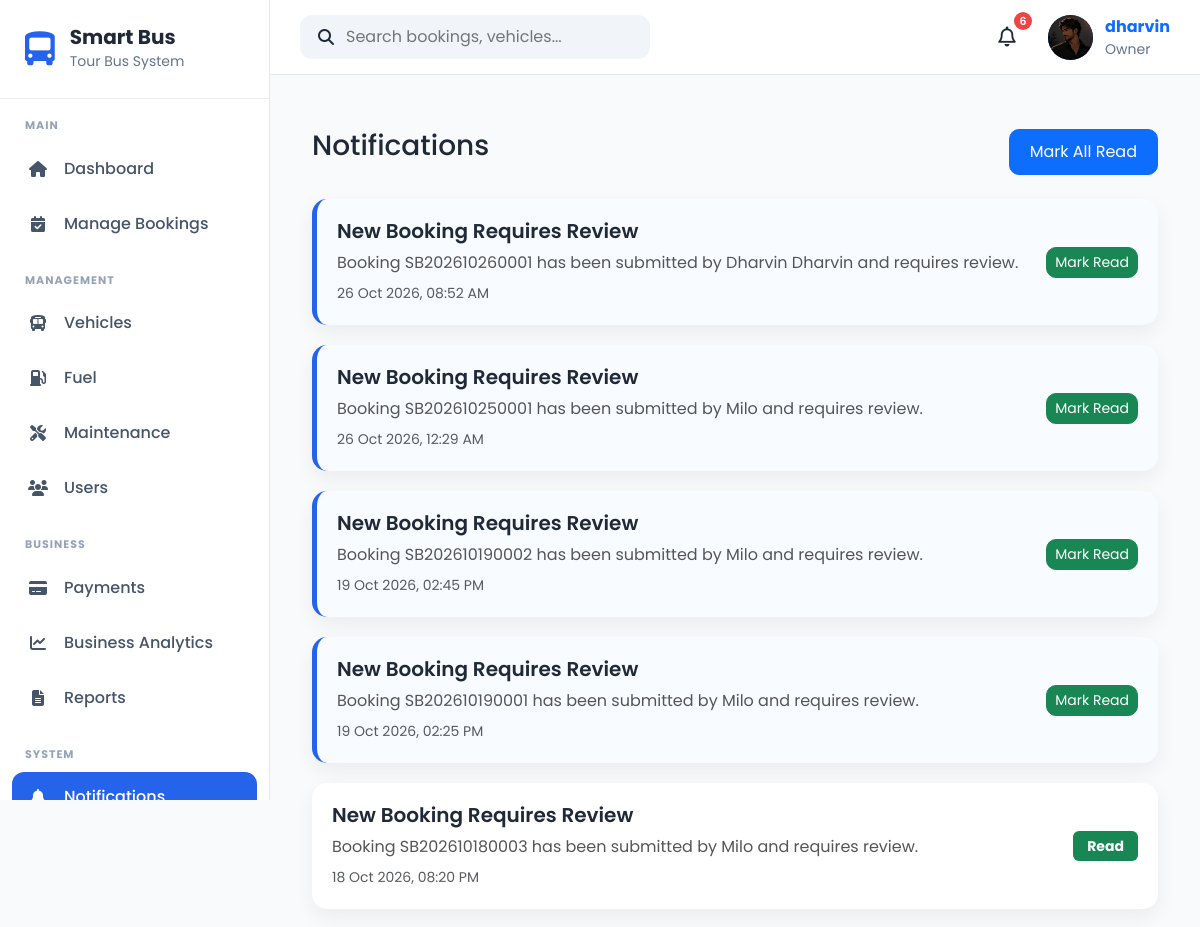
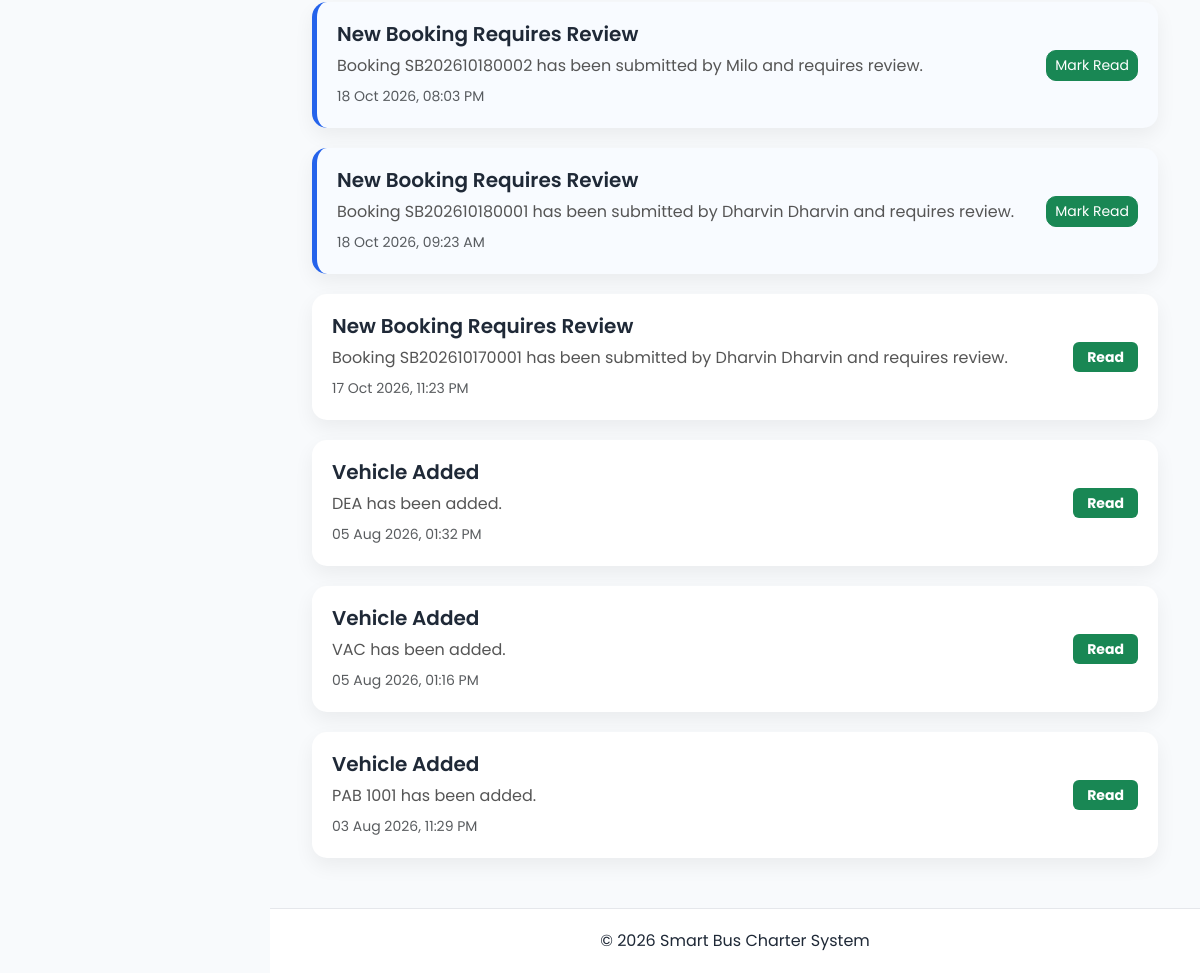
The app's page /notifications/ (signed in) with its own data (2 pictures, top to bottom).
### apps/accounts/models.py (models this page shows, shortened)
class UserProfile(models.Model):
    OWNER = "Owner"
    ADMIN = "Admin"
    DRIVER = "Driver"
    CUSTOMER = "Customer"
    ROLE_CHOICES = [
        (OWNER, "Owner"),
        (ADMIN, "Admin"),
        (DRIVER, "Driver"),
        (CUSTOMER, "Customer"),
    ]
    GENDER_CHOICES = [
        ("Male", "Male"),
        ("Female", "Female"),
        ("Other", "Other"),
    ]
    user = models.OneToOneField(
        User,
        on_delete=models.CASCADE,
        related_name="profile"
    )
    role = models.CharField(
        max_length=20,
        choices=ROLE_CHOICES,
        default=CUSTOMER
    )
    phone = models.CharField(
        max_length=20,
        blank=True
    )
    address = models.TextField(
        blank=True
    )
    city = models.CharField(
        max_length=100,
        blank=True
    )
    state = models.CharField(
        max_length=100,
        blank=True
    )
    postcode = models.CharField(
        max_length=20,
        blank=True
    )
    country = models.CharField(
        max_length=100,
        default="Malaysia"
    )
    gender = models.CharField(
        max_length=10,
        choices=GENDER_CHOICES,
        blank=True
    )
    profile_picture = models.ImageField(
        upload_to="profile_pictures/",
        blank=True,
        null=True
    )
    must_change_password = models.BooleanField(default=False)
    created_at = models.DateTimeField(
        auto_now_add=True
    )
    updated_at = models.DateTimeField(
        auto_now=True
    )

### apps/notifications/models.py (models this page shows, shortened)
class NotificationRecipient(models.Model):
    notification = models.ForeignKey(
        Notification,
        on_delete=models.CASCADE,
        related_name="recipients"
    )
    user = models.ForeignKey(
        User,
        on_delete=models.CASCADE,
        related_name="notification_recipients"
    )
    is_read = models.BooleanField(
        default=False
    )
    read_at = models.DateTimeField(
        blank=True,
        null=True
    )
    class Meta:
        unique_together = ("notification", "user")

class Notification(models.Model):
    INFO = "info"
    SUCCESS = "success"
    WARNING = "warning"
    DANGER = "danger"
    TYPE_CHOICES = [
        (INFO, "Info"),
        (SUCCESS, "Success"),
        (WARNING, "Warning"),
        (DANGER, "Danger"),
    ]
    BOOKING = "booking"
    VEHICLE = "vehicle"
    CUSTOMER = "customer"
    DRIVER = "driver"
    PAYMENT = "payment"
    FUEL = "fuel"
    MAINTENANCE = "maintenance"
    AI = "ai"
    SYSTEM = "system"
    CATEGORY_CHOICES = [
        (BOOKING, "Booking"),
        (VEHICLE, "Vehicle"),
        (CUSTOMER, "Customer"),
        (DRIVER, "Driver"),
        (PAYMENT, "Payment"),
        (FUEL, "Fuel"),
        (MAINTENANCE, "Maintenance"),
        (AI, "AI Prediction"),
        (SYSTEM, "System"),
    ]
    title = models.CharField(
        max_length=200
    )
    message = models.TextField()
    category = models.CharField(
        max_length=30,
        choices=CATEGORY_CHOICES,
        default=SYSTEM
    )
    notification_type = models.CharField(
        max_length=20,
        choices=TYPE_CHOICES,
        default=INFO
    )
    link = models.CharField(
        max_length=300,
        blank=True
    )
    created_at = models.DateTimeField(
        auto_now_add=True
    )
    class Meta:
        ordering = ["-created_at"]

### apps/notifications/views.py (the view)
@login_required
def notification_list(request):
    notifications = (
        NotificationRecipient.objects
        .filter(user=request.user)
        .select_related("notification")
        .order_by("-notification__created_at")
    )
    return render(
        request,
        "notifications/notification_list.html",
        {
            "notifications": notifications
        }
    )

### apps/accounts/context_processors.py (called while the page is built)
def user_role(request):
    role = None
    if request.user.is_authenticated:
        try:
            role = request.user.profile.role
        except Exception:
            role = None
    return {
        "user_role": role
    }

### apps/notifications/context_processors.py (called while the page is built)
def notification_context(request):
    if not request.user.is_authenticated:
        return {}
    notifications = (
        NotificationRecipient.objects
        .filter(user=request.user)
        .select_related("notification")
        .order_by("-notification__created_at")[:5]
    )
    unread_count = (
        NotificationRecipient.objects
        .filter(
            user=request.user,
            is_read=False
        )
        .count()
    )
    return {
        "navbar_notifications": notifications,
        "unread_notifications": unread_count,
    }

### templates/notifications/notification_list.html (shortened to what this page needs)
{% extends "layouts/base.html" %}
{% load static %}
{% block extra_css %}
<link rel="stylesheet" href="{% static 'css/notifications.css' %}">
{% endblock %}
{% block content %}
<div class="container mt-4">
    <div class="d-flex justify-content-between mb-4">
        <h3>
            Notifications
        </h3>
        <a
            href="{% url 'notifications:read_all' %}"
            class="btn btn-primary"
        >
            Mark All Read
        </a>
    </div>
{% for item in notifications %}
<div class="notification-card {% if not item.is_read %}unread{% endif %}">
    <div class="notification-content">
        <h5>{{ item.notification.title }}</h5>
        <p>{{ item.notification.message }}</p>
        <small class="text-muted">
            {{ item.notification.created_at|date:"d M Y, h:i A" }}
        </small>
    </div>
    <div class="notification-actions">
        {% if not item.is_read %}
            <a href="{% url 'notifications:read' item.pk %}"
               class="btn btn-success btn-sm">
                Mark Read
            </a>
        {% else %}
            <span class="badge bg-success">
                Read
            </span>
        {% endif %}
    </div>
</div>
{% empty %}
<div class="alert alert-info">
    No notifications available.
</div>
{% endfor %}
</div>
{% endblock %}

### templates/components/navbar.html (shortened to what this page needs)
{% load static %}
<nav class="navbar-custom">
    <div class="navbar-left">
        <div class="search-box">
            <i class="fa-solid fa-magnifying-glass"></i>
            <input
                type="text"
                placeholder="Search bookings, vehicles..."
            >
        </div>
    </div>
    <div class="navbar-right">
            <div class="notification-icon">
                <button
                    class="notification-btn"
                    id = "notificationBtn">
                    <i class="fa-regular fa-bell"></i>
                    <span
                        class="notification-count"
                        id="notificationCount"
                         {% if unread_notifications == 0 %}style="display:none;"{% endif %}>
                        {{ unread_notifications }}
                    </span>
                </button>
            </div>
        <a href="{% url 'accounts:profile' %}" class="profile-link">
            <div class="profile-menu">
                {% if request.user.profile.profile_picture %}
                    <img
                        src="{{ request.user.profile.profile_picture.url }}"
                        alt="Profile Picture"
                        class="profile-avatar profile-image"
                    >
                {% else %}
                    <div class="profile-avatar">
                        {{ request.user.username|first|upper }}
                    </div>
                {% endif %}
                <div class="profile-info">
                    <strong>{{ request.user.username }}</strong>
                    <small>
                        {{ request.user.profile.role|default:"User" }}
                    </small>
                </div>
            </div>
        </a>
    </div>
</nav>

### static/css/base.css (style rules this page uses)
* { margin:0; padding:0; box-sizing:border-box; font-family:'Poppins',sans-serif; }
body { background:#F8FAFC; color:#1F2937; overflow-x:hidden; }
a { text-decoration:none; }

### static/css/layout.css (style rules this page uses)
.navbar-custom { height:75px; background:#ffffff; display:flex; justify-content:space-between; align-items:center; padding:0 30px; border-bottom:1px solid #E5E7EB; }
.navbar-left { display:flex; align-items:center; gap:20px; }
.search-box { display:flex; align-items:center; gap:12px; background:#F1F5F9; padding:10px 18px; border-radius:12px; width:350px; }
.search-box input { border:none; background:none; width:100%; outline:none; }
.navbar-right { display:flex; align-items:center; gap:20px; }
.notification-btn { position:relative; width:42px; height:42px; border:none; border-radius:50%; background:#fff; display:flex; justify-content:center; align-items:center; cursor:pointer; z-index:2000; }
.notification-icon { position:relative; z-index:2000; }
.notification-count { position:absolute; top:-4px; right:-4px; width:18px; height:18px; border-radius:50%; background:#ef4444; color:#fff; font-size:11px; font-weight:600; display:flex; justify-content:center; align-items:center; }
.profile-menu { display:flex; align-items:center; gap:12px; }
.profile-avatar { width:45px; height:45px; background:#2563EB; color:white; border-radius:50%; display:flex; justify-content:center; align-items:center; font-weight:700; }
.profile-info { display:flex; flex-direction:column; }
.profile-info small { color:#64748B; }

### static/css/components.css (style rules this page uses)
.notification-btn i { font-size:20px; color:#1f2937; }

### static/css/crud.css (style rules this page uses)
.btn { border-radius:10px; }
.badge { font-size:.9rem; }

### static/css/notifications.css (style rules this page uses)
.notification-card { background:#fff; border-radius:15px; padding:20px; margin-bottom:20px; display:flex; justify-content:space-between; align-items:center; box-shadow:0 8px 20px rgba(0,0,0,.06); transition:.3s; }
.notification-card.unread { border-left:5px solid #2563EB; background:#F8FBFF; }
.notification-content h5 { margin-bottom:8px; font-weight:600; }
.notification-content p { margin-bottom:6px; color:#555; }
.notification-actions { display:flex; align-items:center; }

### static/css/profile.css (style rules this page uses)
.badge { padding:8px 14px; font-size:14px; }
.btn-primary { border-radius:10px; padding:10px 20px; }

### records on screen
NotificationRecipient: notification "New Booking Requires Review", notification.message "Booking SB202610260001 has been submitted by Dharvin Dharvin and requires review.", notification.created_at "26 Oct 2026, 08:52 AM", is_read "Mark Read"
NotificationRecipient: notification "New Booking Requires Review", notification.message "Booking SB202610250001 has been submitted by Milo and requires review.", notification.created_at "26 Oct 2026, 12:29 AM", is_read "Mark Read"
NotificationRecipient: notification "New Booking Requires Review", notification.message "Booking SB202610190002 has been submitted by Milo and requires review.", notification.created_at "19 Oct 2026, 02:45 PM", is_read "Mark Read"
NotificationRecipient: notification "New Booking Requires Review", notification.message "Booking SB202610190001 has been submitted by Milo and requires review.", notification.created_at "19 Oct 2026, 02:25 PM", is_read "Mark Read"
NotificationRecipient: notification "New Booking Requires Review", notification.message "Booking SB202610180003 has been submitted by Milo and requires review.", notification.created_at "18 Oct 2026, 08:20 PM", is_read "Read"
NotificationRecipient: notification "New Booking Requires Review", notification.message "Booking SB202610180002 has been submitted by Milo and requires review.", notification.created_at "18 Oct 2026, 08:03 PM", is_read "Mark Read"
NotificationRecipient: notification "New Booking Requires Review", notification.message "Booking SB202610180001 has been submitted by Dharvin Dharvin and requires review.", notification.created_at "18 Oct 2026, 09:23 AM", is_read "Mark Read"
NotificationRecipient: notification "New Booking Requires Review", notification.message "Booking SB202610170001 has been submitted by Dharvin Dharvin and requires review.", notification.created_at "17 Oct 2026, 11:23 PM", is_read "Read"
NotificationRecipient: notification "Vehicle Added", notification.message "DEA has been added.", notification.created_at "05 Aug 2026, 01:32 PM", is_read "Read"
NotificationRecipient: notification "Vehicle Added", notification.message "VAC has been added.", notification.created_at "05 Aug 2026, 01:16 PM", is_read "Read"
NotificationRecipient: notification "Vehicle Added", notification.message "PAB 1001 has been added.", notification.created_at "03 Aug 2026, 11:29 PM", is_read "Read"

### other values on screen
{{ unread_notifications }} "6"
{{ request.user.username }} "dharvin"
{{ request.user.profile.role|default:"User" }} "Owner"
